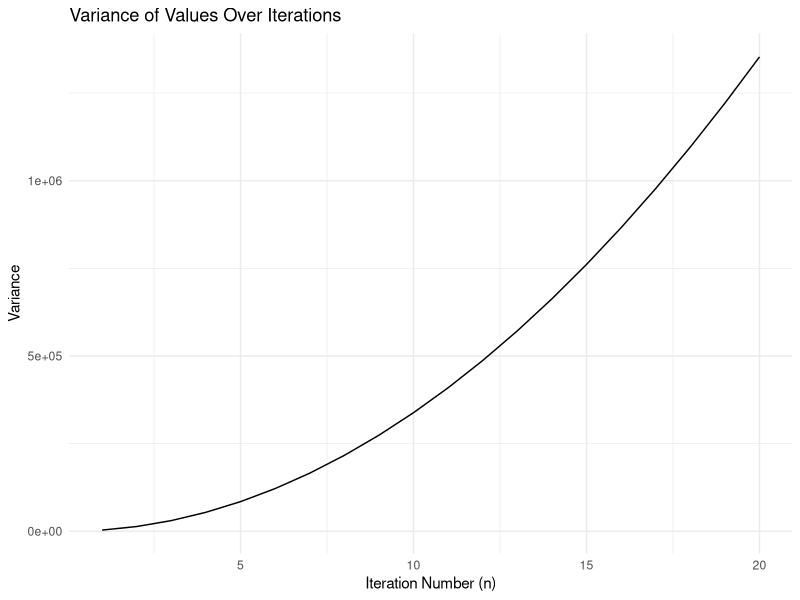
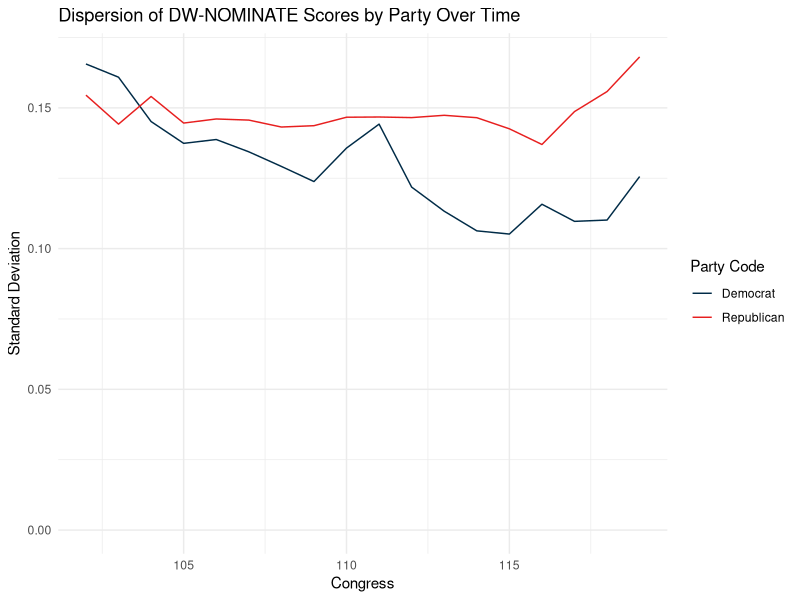

Source code (R) for these figures, in order:
# File name: Week1_Synch_Session.R
# Description: This script contains code for the Week 1 synchronous session with a focus on measures of dispersion
# Date created: 2024-09-02
# Author: Nicholas Bell (belln@sas.upenn.edu)

# Load the tidyverse
library(tidyverse)

# In the video lecture, we were told that the reason we square the differences between the values and the mean when calculating variance is to avoid negative values canceling out positive values.
# There is actually a second reason: squaring the differences gives more weight to larger deviations from the mean, which is useful in many statistical contexts.
# Let's illustrate this with a simple example. I am going to generate a sequence of values with the same mean but increasing absolute distance from the mean at the extremes.

df <- data.frame()
for (i in 1:20) {
  # i is going to represent the magnitude of the deviation from the mean
  vals <- c()
  for (j in 1:100) {
    # j is going to represent the length of the vector
    start <- ifelse(length(vals) > 0, max(vals), 0) # Start at 0 for the first iteration, otherwise start at the max value of the previous iteration
    vals <- c(vals, start + i, -(start + i))
  }
  df <- rbind(
    df,
    data.frame(n = i, variance = sum((vals - 0)^2) / length(vals))
  )
}

# Now let's visualize the variance of these values as we increase the magnitude of the deviation from the mean.
ggplot(df, aes(x = n, y = variance)) +
  geom_line() +
  labs(
    title = "Variance of Values Over Iterations",
    x = "Iteration Number (n)",
    y = "Variance"
  ) +
  theme_minimal()

# What do you notice? The variance increases *expontentially* as the magnitude of the deviation from the mean increases. This is because squaring the differences gives more weight to larger deviations.

# Now let's talk about how we might use variance in a political science context.
# For this session, we will be using voteview_house_ideology.csv, which contains DW-NOMINATE scores for members of the U.S. House of Representatives from the 102nd Congress (1991-1992) to the 118th Congress (2023-2024).
df <- read_csv("data/voteview_house_ideology.csv")

# View the data
glimpse(df)

# This data represents a population because it contains all members of the U.S. House of Representatives from the 102nd to the 118th Congress.

# Let's start by calculating the central tendency and dispersion of the DW-NOMINATE scores (nominate_dim1) for all members in the dataset.
# Central Tendency
mean_dim1 <- mean(df$nominate_dim1, na.rm = TRUE)
mean_dim1

# Dispersion
var_dim1 <- sum((df$nominate_dim1 - mean_dim1)^2, na.rm = TRUE) /
  length(df$nominate_dim1)
var_dim1

sd_var1 <- sqrt(var_dim1)
sd_var1

# Coefficient of Variation
sd_var1 / mean_dim1 # This is not a meaningful measure in this context because the mean is close to zero.

# Our research question is whether Democrats and Republicans have become more ideologically homogenous (less dispersed) over time.
# Let's calculate the standard deviation of nominate_dim1 for each party in each Congress.
dispersion_by_party <- df |>
  group_by(congress, party) |>
  mutate(
    mean_dim1 = mean(nominate_dim1, na.rm = TRUE),
    diff_from_mean = nominate_dim1 - mean_dim1,
    squared_diff = diff_from_mean^2
  ) |>
  summarize(
    sum_of_squared_diff = sum(squared_diff, na.rm = TRUE),
    variance = sum_of_squared_diff / n(),
    sd = sqrt(variance)
  )

# Now we can visualize the dispersion of DW-NOMINATE scores by party over time.
ggplot(dispersion_by_party) +
  geom_line(aes(x = congress, y = sd, color = factor(party))) +
  scale_color_manual(
    values = c("Democrat" = "#002B47", "Republican" = "#E71F1F")
  ) +
  scale_y_continuous(limits = c(0, NA)) +
  labs(
    title = "Dispersion of DW-NOMINATE Scores by Party Over Time",
    x = "Congress",
    y = "Standard Deviation",
    color = "Party Code"
  ) +
  theme_minimal()
